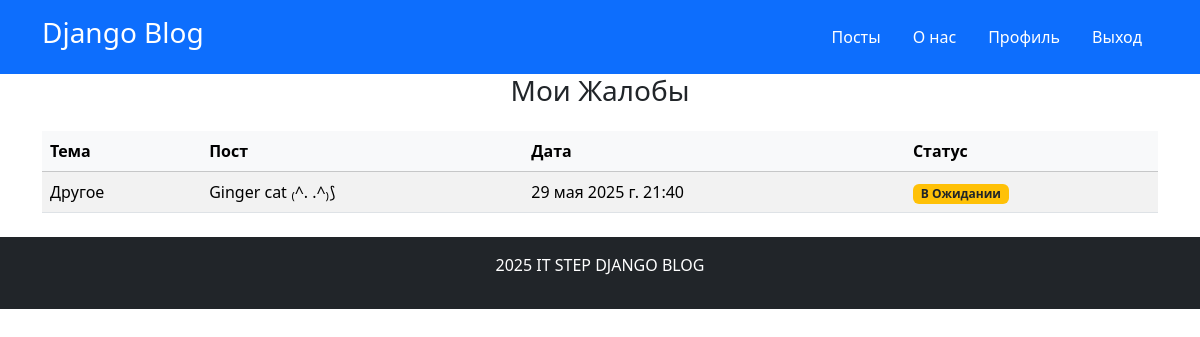
The app's page /reports/ (signed in) with its own data.
### app/models.py (models this page shows, shortened)
class Report(models.Model):
    THEMES = (
        ("NI", "Неинтересно"),
        ("CE", "Цензура"),
        ("SP", "Спам"),
        ("OT", "Другое"),
    )
    theme = models.CharField(max_length=3, choices=THEMES) #max_length=3 три только потому что в будущем можем и другое написать а не только двузначное.
    post = models.ForeignKey(Post, on_delete=models.CASCADE, verbose_name="Пост")
    user = models.ForeignKey(User, on_delete=models.CASCADE, verbose_name="Пользователь")
    description = models.CharField(max_length=1024, verbose_name='Содержимое')
    created_at = models.DateTimeField(auto_now_add=True, verbose_name="Дата Создания Жалобы")
    is_solve = models.BooleanField(default=False, verbose_name="Решена")
    class Meta:
        verbose_name_plural = "Жалобы"

class Post(models.Model):
    title = models.CharField(max_length=256, verbose_name="Название Поста")
    content = models.CharField(max_length=3000, verbose_name="Контент Поста")
    created_at = models.DateTimeField(auto_now_add=True, verbose_name="Дата Создания")
    author = models.ForeignKey(User, on_delete=models.CASCADE, verbose_name="Автор")
    class Meta:
        verbose_name_plural = "Посты"

### app/views.py (the view)
# urls.py: path("reports/", ReportListViews.as_view(), name="report-list")
class ReportListViews(LoginRequiredMixin, ListView):
    model = Report
    template_name = "app/report_list.html"
    context_object_name = "reports"
    def get_queryset(self): #Фильтруем данные
        return Report.objects.filter(user=self.request.user)

### app/templates/app/report_list.html
{% extends 'base.html' %}
{% block main %}
    <div class="container">
        <h3 class="mb-4 text-center">
            Мои Жалобы
        </h3>
    {% if reports %}
        <table class="table table-striped">
            <thead class="table-light">
                <tr>
                    <th>Тема</th>
                    <th>Пост</th>
                    <th>Дата</th>
                    <th>Статус</th>
                </tr>
            </thead>
            <tbody>
                {% for report in reports %}
                    <tr>
                        <td>{{ report.get_theme_display }}</td>
                        <td>{{ report.post.title }}</td>
                        <td>{{ report.created_at }}</td>
                        <td>
                        {% if report.is_solve %}
                        <span class="badge bg-success">Решена</span>
                        {% else %}
                        <span class="badge bg-warning text-dark">В Ожидании</span>
                        {% endif %}
                        </td>
                    </tr>
                {% endfor %}
            </tbody>
        </table>
    {% else %}
        <p class="text-center">Вы еще не отправляли жалобу</p>
    {% endif %}
    </div>
{% endblock main %}

### records on screen
Report: theme "Другое", post "Ginger cat ₍^. .^₎⟆", created_at "29 мая 2025 г. 21:40", is_solve "В Ожидании"
